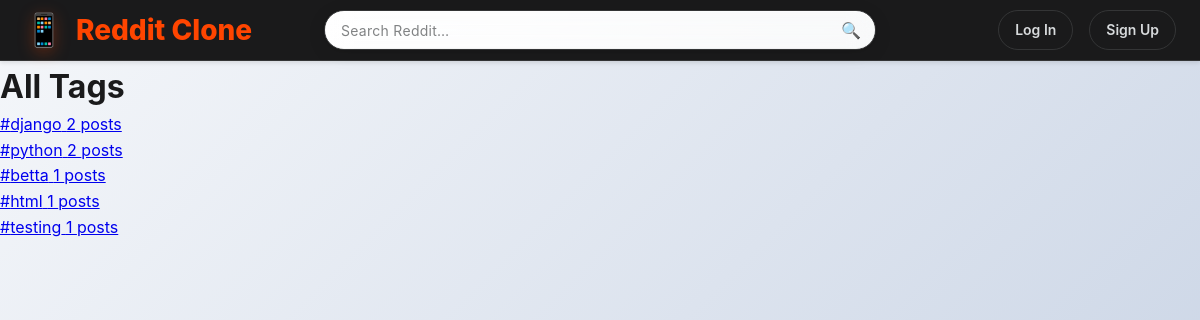
The page /tags/ on the database as committed earlier.
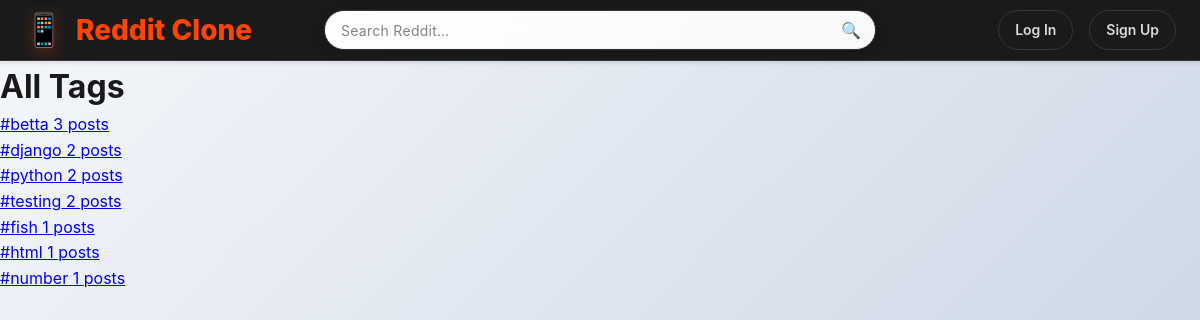
The same page on the database as committed later.
### posts/models.py (models this page shows, shortened)
class Tag(models.Model):
    name = models.CharField(max_length=50, unique=True)
    slug = models.SlugField(max_length=50, unique=True, blank=True)
    color = models.CharField(max_length=7, default='#007bff')  # Hex color code
    created_at = models.DateTimeField(auto_now_add=True)
    class Meta:
        ordering = ['name']

### posts/views.py (the view)
# urls.py: path('tags/', views.all_tags, name='all_tags'),
def all_tags(request):
    tags = Tag.objects.annotate(
        post_count=Count('posts')
    ).filter(post_count__gt=0).order_by('-post_count')
    paginator = Paginator(tags, 50)
    page = request.GET.get('page')
    tags = paginator.get_page(page)
    return render(request, 'posts/all_tags.html', {'tags': tags})

### posts/templates/posts/all_tags.html (shortened to what this page needs)
{% extends 'posts/base.html' %}
{% block content %}
<div class="container mx-auto px-4 py-6">
  <div class="flex items-center justify-between mb-4">
    <h1 class="text-2xl font-semibold">All Tags</h1>
  </div>
  <div class="grid grid-cols-2 sm:grid-cols-3 md:grid-cols-4 lg:grid-cols-6 gap-4">
    {% for tag in tags %}
      <a href="{% url 'posts:tag_detail' slug=tag.slug %}" class="block border border-gray-200 rounded-lg p-3 hover:bg-gray-50 transition">
        <div class="flex items-center justify-between">
          <span class="text-sm font-medium text-blue-600 hover:underline">#{{ tag.name }}</span>
          <span class="text-xs text-gray-500">{{ tag.post_count }} posts</span>
        </div>
      </a>
    {% empty %}
      <p class="col-span-full text-gray-600">No tags available.</p>
    {% endfor %}
  </div>
</div>
{% endblock %}

Rows that differ between the two databases and show on the page:
shown differently, row unchanged: Tag "betta": post_count "1" → "3"; moves up the list
shown differently, row unchanged: Tag "testing": post_count "1" → "2"; moves up the list
added Tag: name "fish", post_count "1"
added Tag: name "number", post_count "1"
